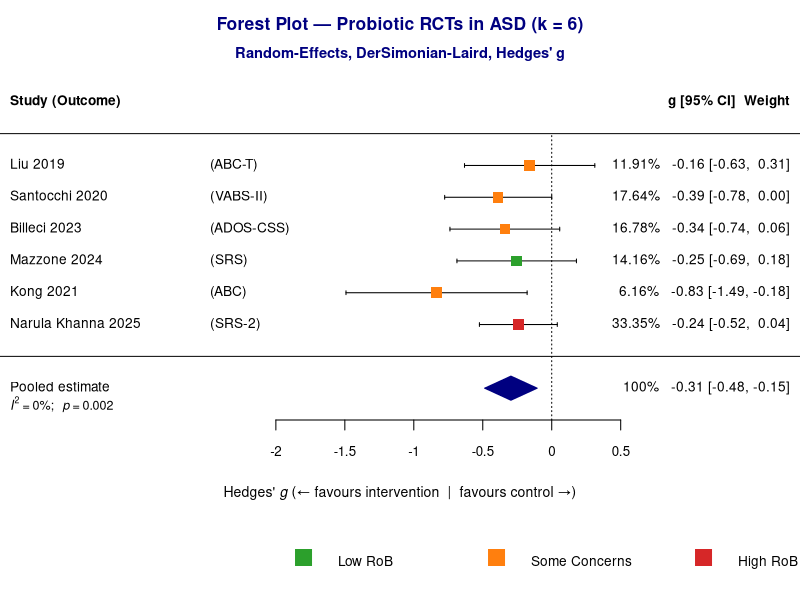
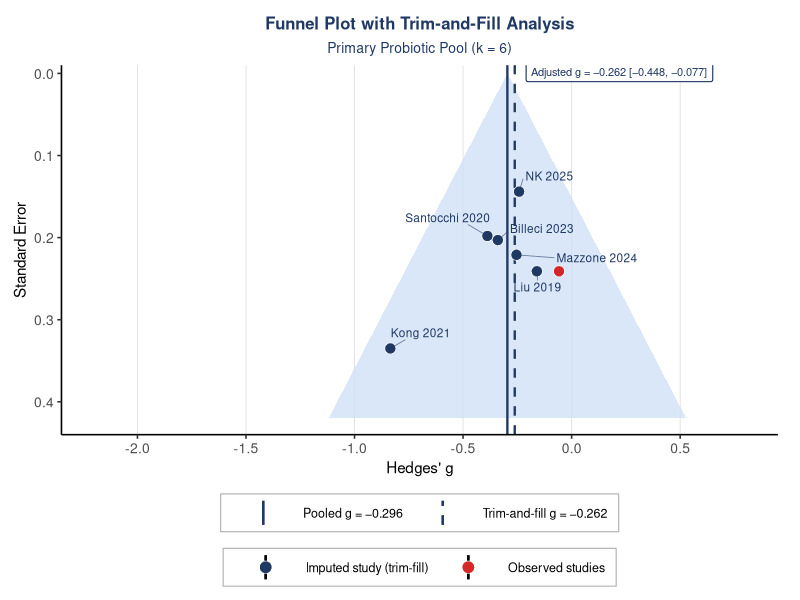

These figures' R source, in order:
# =============================================================================
# Figure 2 — Forest Plot  +  Figure 4 — Funnel Plot  |  v7
# Key fix: colours applied via overlay graphics after forest() call
# This works in ALL metafor versions regardless of parameter name changes
# =============================================================================

library(metafor)
library(ggplot2)
library(ggrepel)

# ─────────────────────────────────────────────────────────────────────────────
# DATA
# ─────────────────────────────────────────────────────────────────────────────
studies <- data.frame(
  author  = c("Liu 2019", "Santocchi 2020", "Billeci 2023",
              "Mazzone 2024", "Kong 2021", "Narula Khanna 2025"),
  outcome = c("(ABC-T)", "(VABS-II)", "(ADOS-CSS)",
              "(SRS)", "(ABC)", "(SRS-2)"),
  yi      = c(-0.160, -0.388, -0.340, -0.254, -0.835, -0.242),
  sei     = c( 0.241,  0.198,  0.203,  0.221,  0.335,  0.144),
  rob     = c("Some Concerns", "Some Concerns", "Some Concerns",
              "Low", "Some Concerns", "High"),
  stringsAsFactors = FALSE
)

res <- rma(yi = yi, sei = sei, data = studies,
           method = "DL", measure = "SMD", slab = author)

w       <- weights(res)
psize   <- rep(0.8, nrow(studies))  # uniform size

rob_col <- ifelse(studies$rob == "Low",            "#2CA02C",
           ifelse(studies$rob == "Some Concerns",  "#FF7F0E",
                                                   "#D62728"))

# =============================================================================
# FIGURE 2 — FOREST PLOT
# =============================================================================
tiff("forest_plot_figure2.tiff",
     width = 9, height = 6, units = "in", res = 300, compression = "lzw")

par(mar = c(9, 0, 4.5, 1))

# --- Step 1: draw base forest plot in all-navy (CI lines, squares, borders) ---
# addfit=TRUE draws the pooled row and mlab label; diamond colour fixed below
suppressWarnings(
  forest(res,
         xlim        = c(-4.0, 1.8),
         at          = c(-2.0, -1.5, -1.0, -0.5, 0, 0.5),
         refline     = 0,
         col         = "navy",
         border      = "navy",
         psize       = psize,
         efac        = c(1, 2.5),
         ilab        = studies$outcome,
         ilab.xpos   = -2.55,
         ilab.pos    = 4,
         showweights = TRUE,
         header      = c("Study (Outcome)", "g [95% CI]  Weight"),
         xlab        = "",            # added manually below
         mlab        = "Pooled estimate",
         addfit      = TRUE,
         col.diamond    = "navy",
         border.diamond = "navy",
         cex      = 0.82,
         cex.lab  = 0.84,
         cex.axis = 0.80
  )
)

# --- Step 2: overlay RoB-coloured squares on top of the navy defaults ---
# y-positions: in metafor default layout, study i is at y = k − i + 1
# (study 1 = Liu 2019 at top → y=6; study 6 = NK 2025 at bottom → y=1)
y_study <- res$k:1   # c(6, 5, 4, 3, 2, 1)

points(
  x   = studies$yi,
  y   = y_study,
  pch = 15,                    # solid square
  col = rob_col,
  cex = 1.4            # matches metafor's internal square sizing
)

# --- Step 3: overlay the navy diamond (fixes orange bug in metafor 5.0-1) ---
# Pooled CI: [-0.487, -0.105], centre = -0.296; diamond row at y = -1
# Half-height ≈ 0.38 (empirically matched to efac=2.5 at this figure size)
x_d <- c(-0.487, -0.296, -0.105, -0.296)
y_d <- c(-1,     -0.62,  -1,     -1.38)
polygon(x_d, y_d, col = "navy", border = "navy")

# --- Step 4: text annotations ---
text(-4.0, -1.6, pos = 4, cex = 0.75,
     bquote(italic(I)^2 ~ "= 0%;  " ~ italic(p) ~ "= 0.002"))

mtext("Forest Plot \u2014 Probiotic RCTs in ASD (k = 6)",
      side = 3, line = 2.8, cex = 1.05, font = 2, col = "navy")
mtext("Random-Effects, DerSimonian-Laird, Hedges' g",
      side = 3, line = 1.4, cex = 0.88, font = 2, col = "navy")

# X-axis label at line 3
mtext(expression("Hedges'" ~ italic(g) ~
      "(\u2190 favours intervention  |  favours control \u2192)"),
      side = 1, line = 3.2, cex = 0.84)

# --- Step 5: RoB legend via mtext — immune to positional overlap ---
par(xpd = NA)
mtext("\u25A0", side = 1, line = 6.5, at = -1.8,  col = "#2CA02C", cex = 1.4)
mtext("Low RoB",       side = 1, line = 6.5, at = -1.55, col = "black",   cex = 0.82, adj = 0)
mtext("\u25A0", side = 1, line = 6.5, at = -0.4,  col = "#FF7F0E", cex = 1.4)
mtext("Some Concerns", side = 1, line = 6.5, at = -0.15, col = "black",   cex = 0.82, adj = 0)
mtext("\u25A0", side = 1, line = 6.5, at =  1.1,  col = "#D62728", cex = 1.4)
mtext("High RoB",      side = 1, line = 6.5, at =  1.35, col = "black",   cex = 0.82, adj = 0)
par(xpd = FALSE)

dev.off()
cat("Saved: forest_plot_figure2.tiff\n")

# =============================================================================
# FIGURE 4 — FUNNEL PLOT  (slightly larger than v6)
# =============================================================================

obs_df <- data.frame(
  study = c("Liu 2019", "Santocchi 2020", "Billeci 2023",
            "Mazzone 2024", "Kong 2021", "NK 2025"),
  yi    = studies$yi,
  sei   = studies$sei,
  type  = "Observed studies",
  stringsAsFactors = FALSE
)

imp_df <- data.frame(
  study = "Imputed",
  yi    = -0.058,
  sei   =  0.241,
  type  = "Imputed study (trim-fill)",
  stringsAsFactors = FALSE
)

all_pts <- rbind(obs_df, imp_df)

se_seq <- seq(0, 0.42, length.out = 400)
f_poly <- data.frame(
  x = c(-0.296 - 1.96 * se_seq, rev(-0.296 + 1.96 * se_seq)),
  y = c(se_seq, rev(se_seq))
)

ann_text <- paste0(
  "Egger's test: t = \u22121.709, p = 0.163\n",
  "Trim-and-fill: 1 study imputed\n",
  "Adjusted g = \u22120.262 [\u22120.448, \u22120.077]"
)

p_funnel <- ggplot() +

  geom_polygon(data = f_poly, aes(x = x, y = y),
               fill = "#CCDFF5", colour = NA, alpha = 0.75) +

  geom_vline(aes(xintercept = -0.296,
                 colour = "Pooled g = \u22120.296"),
             linewidth = 0.8, show.legend = TRUE) +
  geom_vline(aes(xintercept = -0.262,
                 colour = "Trim-and-fill g = \u22120.262"),
             linetype = "dashed", linewidth = 0.8, show.legend = TRUE) +

  geom_point(data = all_pts,
             aes(x = yi, y = sei, fill = type, shape = type),
             size = 3.5, colour = "white", stroke = 0.3) +

  geom_text_repel(
    data          = obs_df,
    aes(x = yi, y = sei, label = study),
    colour        = "#1F3864",
    size          = 3.0,
    seed          = 42,
    box.padding   = 0.5,
    point.padding = 0.3,
    force         = 3,
    force_pull    = 0.5,
    max.overlaps  = 20,
    segment.colour = "#1F3864",
    segment.size   = 0.3,
    segment.alpha  = 0.6,
    min.segment.length = 0.2
  ) +

  annotate("label",
           x = 0.65, y = 0.01,
           label = ann_text,
           hjust = 1, vjust = 0,
           size = 2.8, lineheight = 1.3,
           fill = "white", colour = "#1F3864",
           label.size = 0.4,
           label.padding = unit(0.4, "lines")) +

  scale_y_reverse(limits = c(0.44, 0),
                  breaks  = c(0, 0.1, 0.2, 0.3, 0.4),
                  expand  = expansion(add = c(0, 0.01))) +

  scale_x_continuous(limits = c(-2.2, 0.80),
                     breaks  = c(-2.0, -1.5, -1.0, -0.5, 0, 0.5)) +

  scale_fill_manual(name   = NULL,
                    values = c("Observed studies"          = "#1F3864",
                               "Imputed study (trim-fill)" = "#D62728")) +

  scale_shape_manual(name   = NULL,
                     values = c("Observed studies"          = 21,
                                "Imputed study (trim-fill)" = 21)) +

  scale_colour_manual(name   = NULL,
                      values = c("Pooled g = \u22120.296"        = "#1F3864",
                                 "Trim-and-fill g = \u22120.262" = "#1F3864")) +

  labs(title    = "Funnel Plot with Trim-and-Fill Analysis",
       subtitle = "Primary Probiotic Pool (k = 6)",
       x        = "Hedges' g",
       y        = "Standard Error") +

  guides(
    fill   = guide_legend(override.aes = list(size = 4)),
    shape  = guide_legend(override.aes = list(size  = 4,
                          fill = c("#1F3864", "#D62728"))),
    colour = guide_legend(override.aes = list(linetype = c("solid", "dashed"),
                                              linewidth = 0.8))
  ) +

  theme_classic(base_size = 12) +
  theme(
    plot.title         = element_text(face = "bold", hjust = 0.5,
                                      size = 12, colour = "#1F3864"),
    plot.subtitle      = element_text(hjust = 0.5, size = 10,
                                      colour = "#1F3864"),
    axis.title         = element_text(size = 11),
    axis.text          = element_text(size = 10),
    legend.position    = "bottom",
    legend.box         = "vertical",
    legend.key.width   = unit(1.6, "cm"),
    legend.text        = element_text(size = 9),
    legend.background  = element_rect(fill = "white", colour = "grey70",
                                      linewidth = 0.4),
    legend.margin      = margin(5, 8, 5, 8),
    panel.grid.major.x = element_line(colour = "grey88", linewidth = 0.3),
    panel.grid.minor   = element_blank(),
    plot.margin        = margin(12, 16, 10, 10)
  )

# Slightly larger than v6 (6.5 × 6.0 inches vs 5.5 × 5.2)
ggsave("funnel_plot_figure4.tiff",
       plot        = p_funnel,
       width       = 6.5,
       height      = 6.0,
       units       = "in",
       dpi         = 300,
       compression = "lzw")

cat("Saved: funnel_plot_figure4.tiff\n")
cat("Done. Run getwd() to confirm location.\n")
